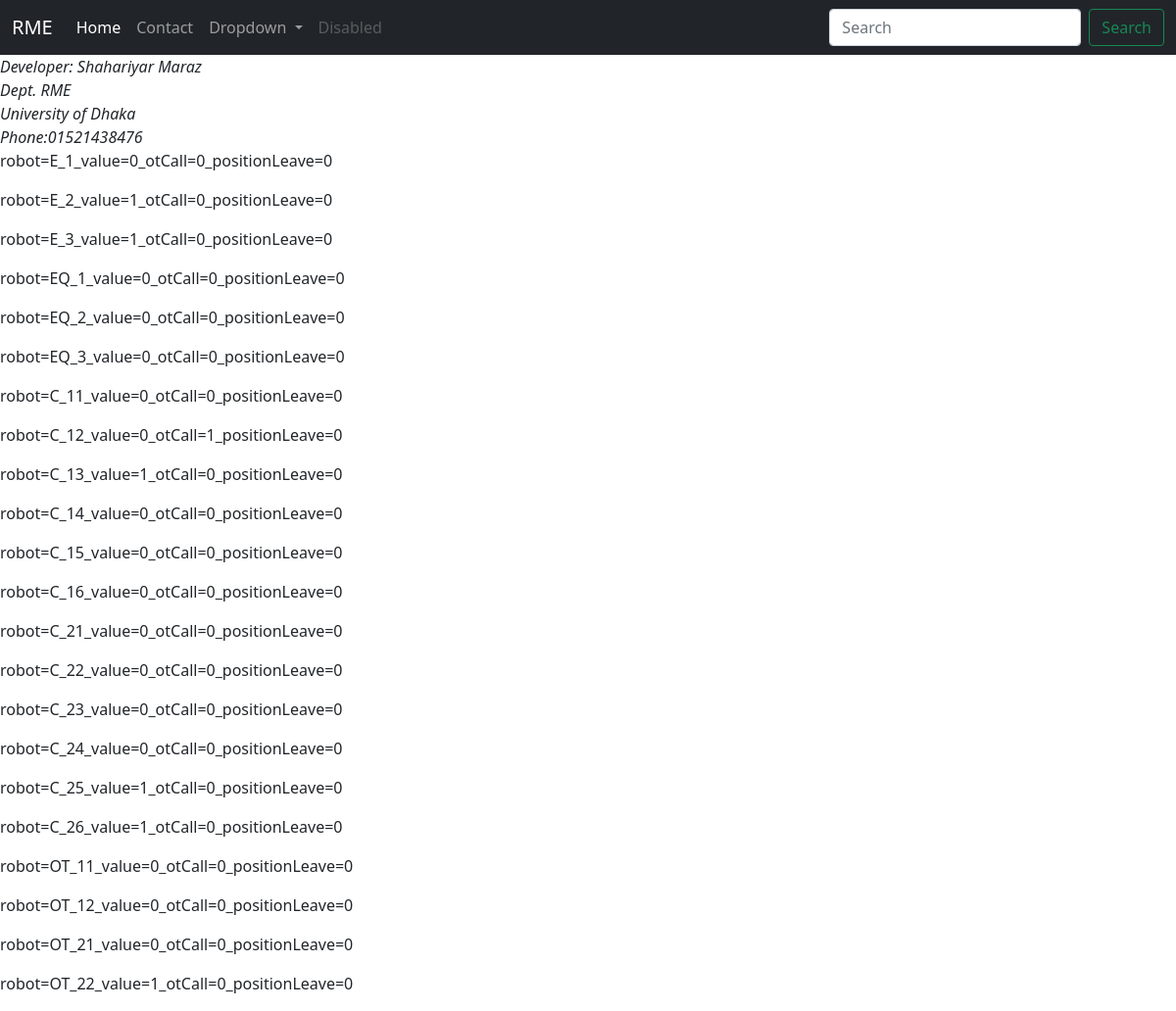
Page /contact/ on the committed database.
### medicalapp/models.py (models this page shows, shortened)
class robo(models.Model):
    Robot=models.CharField(max_length=30,blank=False)
    Value=models.IntegerField(blank=False)
    Type = models.CharField(max_length=10, blank=True, null=True)
    OT_call = models.IntegerField(blank=False, null=True)
    Position_leave = models.IntegerField(blank=False, null=True)

### medicalapp/views.py (the view)
# urls.py: path('contact/',views.contact),
def contact(request):
    if request.method == 'GET':
        database = robo.objects.all()
        emergency =robo.objects.filter(Type = "E")
        emergency_queue =robo.objects.filter(Type = "EQ")
        cabin1 =robo.objects.filter(Type = "cabin1")
        cabin2 =robo.objects.filter(Type = "cabin2")
        OT1 =robo.objects.filter(Type = "ot1")
        OT2 =robo.objects.filter(Type = "ot2")
    return render(request,'contact.html',
                  context = {"database":database,
                             "emergency":emergency,
                             "emergency_queue": emergency_queue,
                             "cabin1":cabin1,
                             "cabin2":cabin2,
                             "OT1":OT1,
                             "OT2":OT2,
                             })

### templates/contact.html (shortened to what this page needs)
{% load static %}
<!doctype html>
<html lang="en">
  <head>
    <link href="https://cdn.jsdelivr.net/npm/bootstrap@5.0.0-beta1/dist/css/bootstrap.min.css" rel="stylesheet">
  </head>
  <body>
    <nav class="navbar navbar-expand-lg navbar-dark bg-dark">
        <div class="container-fluid">
          <a class="navbar-brand" href="#">RME</a>
          <div class="collapse navbar-collapse" id="navbarSupportedContent">
            <ul class="navbar-nav me-auto mb-2 mb-lg-0">
              <li class="nav-item">
                <a class="nav-link active" aria-current="page" href="http://127.0.0.1:8000">Home</a>
              </li>
              <li class="nav-item">
                <a class="nav-link" href="http://127.0.0.1:8000/contact/">Contact</a>
              </li>
              <li class="nav-item dropdown">
                <a class="nav-link dropdown-toggle" href="#" id="navbarDropdown" role="button" data-bs-toggle="dropdown" aria-expanded="false">
                  Dropdown
                </a>
              </li>
              <li class="nav-item">
                <a class="nav-link disabled" href="#" tabindex="-1" aria-disabled="true">Disabled</a>
              </li>
            </ul>
            <form class="d-flex">
              <input class="form-control me-2" type="search" placeholder="Search" aria-label="Search">
              <button class="btn btn-outline-success" type="submit">Search</button>
            </form>
          </div>
        </div>
      </nav>
    <i>
        Developer: Shahariyar Maraz <br>
        Dept. RME<br>
        University of Dhaka<br>
        Phone:01521438476<br>
    </i>
    {% for i in database %}
    <p>robot={{i.Robot}}_value={{i.Value}}_otCall={{i.OT_call}}_positionLeave={{i.Position_leave}}</p>
    {% endfor %}
  </body>
</html>

### rows in the picture
robo: Robot "E_1", Value "0", OT_call "0", Position_leave "0"
robo: Robot "E_2", Value "1", OT_call "0", Position_leave "0"
robo: Robot "E_3", Value "1", OT_call "0", Position_leave "0"
robo: Robot "EQ_1", Value "0", OT_call "0", Position_leave "0"
robo: Robot "EQ_2", Value "0", OT_call "0", Position_leave "0"
robo: Robot "EQ_3", Value "0", OT_call "0", Position_leave "0"
robo: Robot "C_11", Value "0", OT_call "0", Position_leave "0"
robo: Robot "C_12", Value "0", OT_call "1", Position_leave "0"
robo: Robot "C_13", Value "1", OT_call "0", Position_leave "0"
robo: Robot "C_14", Value "0", OT_call "0", Position_leave "0"
robo: Robot "C_15", Value "0", OT_call "0", Position_leave "0"
robo: Robot "C_16", Value "0", OT_call "0", Position_leave "0"
robo: Robot "C_21", Value "0", OT_call "0", Position_leave "0"
robo: Robot "C_22", Value "0", OT_call "0", Position_leave "0"
robo: Robot "C_23", Value "0", OT_call "0", Position_leave "0"
robo: Robot "C_24", Value "0", OT_call "0", Position_leave "0"
robo: Robot "C_25", Value "1", OT_call "0", Position_leave "0"
robo: Robot "C_26", Value "1", OT_call "0", Position_leave "0"
robo: Robot "OT_11", Value "0", OT_call "0", Position_leave "0"
robo: Robot "OT_12", Value "0", OT_call "0", Position_leave "0"
robo: Robot "OT_21", Value "0", OT_call "0", Position_leave "0"
robo: Robot "OT_22", Value "1", OT_call "0", Position_leave "0"
